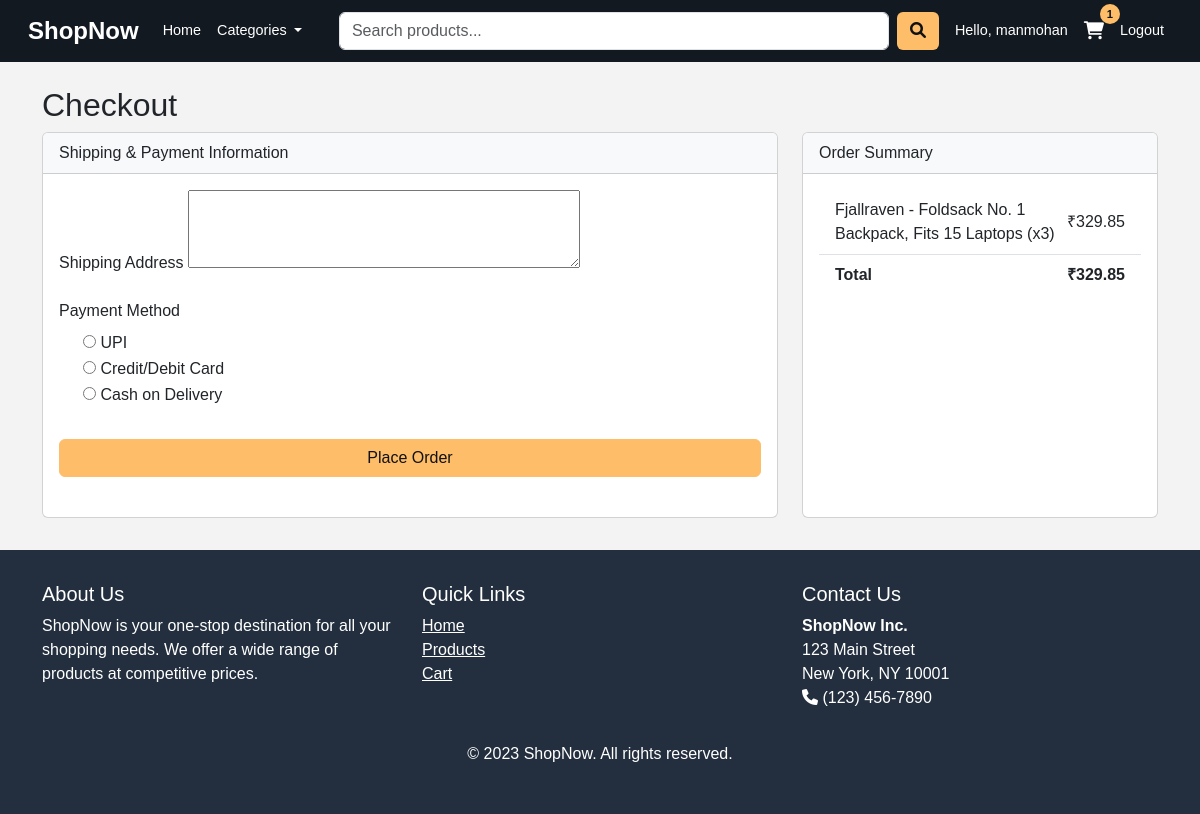
The app's page /checkout/ (signed in) with its own data.
### shop/models.py (models this page shows, shortened)
class Cart(models.Model):
    user = models.ForeignKey(User, on_delete=models.CASCADE)
    product = models.ForeignKey(Product, on_delete=models.CASCADE)
    quantity = models.PositiveIntegerField(default=1)
    created_at = models.DateTimeField(auto_now_add=True)
    def total_price(self):
        return self.quantity * self.product.price

class Product(models.Model):
    title = models.CharField(max_length=200)
    price = models.DecimalField(max_digits=10, decimal_places=2)
    description = models.TextField()
    category = models.ForeignKey(Category, on_delete=models.CASCADE, related_name='products')
    image = models.ImageField(upload_to='products/', blank=True, null=True)
    image_url = models.URLField(max_length=500, blank=True, null=True)
    api_id = models.IntegerField(unique=True, blank=True, null=True)

### shop/views.py (the view)
# urls.py: path('checkout/', views.checkout, name='checkout'),
@login_required
def checkout(request):
    cart_items = Cart.objects.filter(user=request.user)
    if not cart_items.exists():
        return redirect('cart')
    total = sum(item.total_price() for item in cart_items)
    if request.method == 'POST':
        form = CheckoutForm(request.POST)
        if form.is_valid():
            order = Order.objects.create(
                user=request.user,
                total_amount=total,
                razorpay_order_id='temp_' + str(request.user.id) + '_' + str(cart_items.first().id)
            )
            for item in cart_items:
                OrderItem.objects.create(
                    order=order,
                    product=item.product,
                    quantity=item.quantity,
                    price=item.product.price
                )
            razorpay_order = client.order.create({
                'amount': int(total * 100),  # Razorpay expects amount in paise
                'currency': 'INR',
                'receipt': f'order_{order.id}',
                'payment_capture': '1'
            })
            order.razorpay_order_id = razorpay_order['id']
            order.save()
            context = {
                'order': order,
                'razorpay_key_id': settings.RAZORPAY_KEY_ID,
                'amount': int(total * 100),
                'currency': 'INR',
                'name': request.user.username,
                'email': request.user.email,
            }
            return render(request, 'shop/payment.html', context)
    else:
        form = CheckoutForm()
    context = {
        'form': form,
        'cart_items': cart_items,
        'total': total,
    }
    return render(request, 'shop/checkout.html', context)

### shop/forms.py
class CheckoutForm(forms.Form):
    shipping_address = forms.CharField(widget=forms.Textarea(attrs={'rows': 3}))
    payment_method = forms.ChoiceField(choices=[
        ('upi', 'UPI'),
        ('card', 'Credit/Debit Card'),
        ('cod', 'Cash on Delivery')
    ], widget=forms.RadioSelect)

### shop/context_processors.py (called while the page is built)
def cart_items_count(request):
    if request.user.is_authenticated:
        count = Cart.objects.filter(user=request.user).count()
    else:
        count = 0
    return {'cart_items_count': count}

### templates/shop/checkout.html (shortened to what this page needs)
{% extends 'shop/base.html' %}
{% block content %}
<h2>Checkout</h2>
<div class="row">
    <div class="col-md-8">
        <div class="card mb-4">
            <div class="card-header bg-light">
                Shipping & Payment Information
            </div>
            <div class="card-body">
                <form method="post" action="{% url 'process_order' %}">
                    <div class="mb-3">
                        <label for="shipping_address" class="form-label">Shipping Address</label>
                        {{ form.shipping_address }}
                    </div>
                    <div class="mb-3">
                        <label class="form-label">Payment Method</label>
                        {% for choice in form.payment_method %}
                            <div class="form-check">
                                {{ choice.tag }}
                                <label class="form-check-label" for="{{ choice.id_for_label }}">
                                    {{ choice.choice_label }}
                                </label>
                            </div>
                        {% endfor %}
                    </div>
                    <button type="submit" class="btn btn-warning w-100 mt-3">
                        Place Order
                    </button>
                </form>
            </div>
        </div>
    </div>
    <div class="col-md-4">
        <div class="card">
            <div class="card-header bg-light">
                Order Summary
            </div>
            <div class="card-body">
                <ul class="list-group list-group-flush">
                    {% for item in cart_items %}
                        <li class="list-group-item d-flex justify-content-between align-items-center">
                            {{ item.product.title }} (x{{ item.quantity }})
                            <span>₹{{ item.total_price }}</span>
                        </li>
                    {% endfor %}
                    <li class="list-group-item d-flex justify-content-between align-items-center fw-bold">
                        Total
                        <span>₹{{ total }}</span>
                    </li>
                </ul>
            </div>
        </div>
    </div>
</div>
{% endblock %}

### templates/shop/base.html (shortened to what this page needs)
<!DOCTYPE html>
<html lang="en">
<head>
    <link href="https://cdn.jsdelivr.net/npm/bootstrap@5.3.0/dist/css/bootstrap.min.css" rel="stylesheet">
    <link rel="stylesheet" href="https://cdnjs.cloudflare.com/ajax/libs/font-awesome/6.0.0/css/all.min.css">
    <link rel="stylesheet" href="https://cdnjs.cloudflare.com/ajax/libs/animate.css/4.1.1/animate.min.css">
</head>
<body>
    <nav class="navbar navbar-expand-lg navbar-dark">
        <div class="container-fluid">
            <a class="navbar-brand" href="{% url 'home' %}">ShopNow</a>
            <div class="collapse navbar-collapse" id="navbarNav">
                <ul class="navbar-nav me-auto">
                    <li class="nav-item">
                        <a class="nav-link" href="{% url 'home' %}">Home</a>
                    </li>
                    <li class="nav-item dropdown">
                        <a class="nav-link dropdown-toggle" href="#" id="navbarDropdown" role="button" data-bs-toggle="dropdown">
                            Categories
                        </a>
                    </li>
                </ul>
                <form class="d-flex search-box mx-2" action="{% url 'home' %}" method="GET">
                    <input class="form-control me-2" type="search" name="q" placeholder="Search products..." value="{{ request.GET.q }}">
                    <button class="btn search-btn" type="submit"><i class="fas fa-search"></i></button>
                </form>
                <ul class="navbar-nav">
                    {% if user.is_authenticated %}
                        <li class="nav-item">
                            <a class="nav-link" href="#">Hello, {{ user.username }}</a>
                        </li>
                        <li class="nav-item">
                            <a class="nav-link cart-icon" href="{% url 'cart' %}">
                                <span class="cart-count">{{ cart_items_count }}</span>
                            </a>
                        </li>
                        <li class="nav-item">
                            <a class="nav-link" href="{% url 'logout' %}">Logout</a>
                        </li>
                    {% endif %}
                </ul>
            </div>
        </div>
    </nav>
    <div class="container mt-4">
        {% block content %}{% endblock %}
    </div>
    <footer class="footer">
        <div class="container">
            <div class="row">
                <div class="col-md-4">
                    <h5>About Us</h5>
                    <p>ShopNow is your one-stop destination for all your shopping needs. We offer a wide range of products at competitive prices.</p>
                </div>
                <div class="col-md-4">
                    <h5>Quick Links</h5>
                    <ul class="list-unstyled">
                        <li><a href="#" class="text-white">Home</a></li>
                        <li><a href="#" class="text-white">Products</a></li>
                        <li><a href="#" class="text-white">Cart</a></li>
                    </ul>
                </div>
                <div class="col-md-4">
                    <h5>Contact Us</h5>
                    <address>
                        <strong>ShopNow Inc.</strong><br>
                        123 Main Street<br>
                        New York, NY 10001<br>
                        <i class="fas fa-phone"></i> (123) 456-7890
                    </address>
                </div>
            </div>
            <div class="text-center mt-3">
                <p>&copy; 2023 ShopNow. All rights reserved.</p>
            </div>
        </div>
    </footer>
</body>
</html>

### templates/shop/base.html (style rules this page uses)
:root { --primary-color: #131921; --secondary-color: #232f3e; --accent-color: #febd69; --light-color: #f5f5f5; }
body { font-family: 'Amazon Ember', Arial, sans-serif; background-color: #f3f3f3; }
.navbar { background-color: var(--primary-color) !important; padding: 0.5rem 1rem; }
.navbar-brand { font-weight: bold; font-size: 1.5rem; }
.nav-link { color: white !important; font-size: 0.9rem; }
.search-box { width: 100%; max-width: 600px; }
.search-btn { background-color: var(--accent-color); color: #111; }
.card { transition: transform 0.3s; height: 100%; }
.cart-icon { position: relative; }
.cart-count { position: absolute; top: -8px; right: -8px; background-color: var(--accent-color); color: #111; border-radius: 50%; width: 20px; height: 20px; display: flex; align-items: center; justify-content: center; font-size: 0.7rem; font-weight: bold; }
.footer { background-color: var(--secondary-color); color: white; padding: 2rem 0; margin-top: 2rem; }
.btn-warning { background-color: var(--accent-color); border-color: var(--accent-color); color: #111; }

### records on screen
Cart: product "Fjallraven - Foldsack No. 1 Backpack, Fits 15 Laptops", quantity "3", total_price "329.85"

### other values on screen
{{ user.username }} "manmohan"
{{ cart_items_count }} "1"
{{ choice.choice_label }} "UPI" "Credit/Debit Card" "Cash on Delivery"
{{ total }} "329.85"
